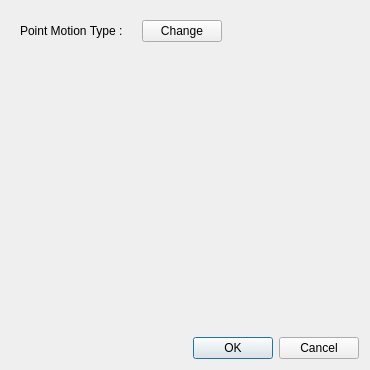
<?xml version="1.0" encoding="UTF-8"?>
<ui version="4.0">
 <class>PointMotionDialog</class>
 <widget class="QDialog" name="PointMotionDialog">
  <property name="geometry">
   <rect>
    <x>0</x>
    <y>0</y>
    <width>370</width>
    <height>370</height>
   </rect>
  </property>
  <property name="windowTitle">
   <string>Point Motion</string>
  </property>
  <layout class="QVBoxLayout" name="verticalLayout">
   <item>
    <widget class="QWidget" name="typeWidget" native="true">
     <layout class="QHBoxLayout" name="typeLayout">
      <item>
       <widget class="QLabel" name="typeTextLabel">
        <property name="text">
         <string>Point Motion Type :</string>
        </property>
       </widget>
      </item>
      <item>
       <widget class="QLabel" name="typeLabel">
        <property name="styleSheet">
         <string notr="true">font-weight:bold</string>
        </property>
        <property name="text">
         <string/>
        </property>
       </widget>
      </item>
      <item>
       <widget class="QPushButton" name="changeButton">
        <property name="text">
         <string>Change</string>
        </property>
       </widget>
      </item>
      <item>
       <spacer name="typeSpacer">
        <property name="orientation">
         <enum>Qt::Orientation::Horizontal</enum>
        </property>
        <property name="sizeHint" stdset="0">
         <size>
          <width>40</width>
          <height>20</height>
         </size>
        </property>
       </spacer>
      </item>
     </layout>
    </widget>
   </item>
   <item>
    <widget class="QStackedWidget" name="stack">
     <property name="currentIndex">
      <number>0</number>
     </property>
     <widget class="QWidget" name="emptyPage"/>
     <widget class="QWidget" name="slipPage">
      <layout class="QVBoxLayout" name="normalPageLayout">
       <property name="leftMargin">
        <number>0</number>
       </property>
       <property name="topMargin">
        <number>0</number>
       </property>
       <property name="rightMargin">
        <number>0</number>
       </property>
       <property name="bottomMargin">
        <number>0</number>
       </property>
       <item>
        <widget class="QGroupBox" name="normalGroup">
         <property name="title">
          <string>Use Fixed Normal Vector</string>
         </property>
         <property name="checkable">
          <bool>true</bool>
         </property>
         <property name="checked">
          <bool>false</bool>
         </property>
         <layout class="QFormLayout" name="normalFormLayout">
          <item row="0" column="0">
           <widget class="QLabel" name="normalVectorLabel">
            <property name="text">
             <string>Normal Vector</string>
            </property>
           </widget>
          </item>
          <item row="0" column="1">
           <widget class="VectorWidget" name="normal" native="true"/>
          </item>
         </layout>
        </widget>
       </item>
      </layout>
     </widget>
     <widget class="QWidget" name="prescribedPage">
      <layout class="QVBoxLayout" name="prescribedPageLayout">
       <property name="leftMargin">
        <number>0</number>
       </property>
       <property name="topMargin">
        <number>0</number>
       </property>
       <property name="rightMargin">
        <number>0</number>
       </property>
       <property name="bottomMargin">
        <number>0</number>
       </property>
       <item>
        <widget class="QGroupBox" name="mfGroup">
         <property name="title">
          <string>Motion Functions</string>
         </property>
         <layout class="QVBoxLayout" name="mfGroupLayout">
          <item>
           <widget class="QListWidget" name="mfList">
            <property name="contextMenuPolicy">
             <enum>Qt::ContextMenuPolicy::CustomContextMenu</enum>
            </property>
           </widget>
          </item>
          <item>
           <widget class="QWidget" name="addMfWidget" native="true">
            <layout class="QHBoxLayout" name="addMfLayout">
             <item>
              <widget class="QToolButton" name="addMfButton">
               <property name="text">
                <string>Add Motion Function</string>
               </property>
               <property name="popupMode">
                <enum>QToolButton::ToolButtonPopupMode::InstantPopup</enum>
               </property>
              </widget>
             </item>
             <item>
              <spacer name="addMfSpacer">
               <property name="orientation">
                <enum>Qt::Orientation::Horizontal</enum>
               </property>
               <property name="sizeHint" stdset="0">
                <size>
                 <width>40</width>
                 <height>20</height>
                </size>
               </property>
              </spacer>
             </item>
            </layout>
           </widget>
          </item>
         </layout>
        </widget>
       </item>
      </layout>
     </widget>
     <widget class="QWidget" name="rigidBodyPage">
      <layout class="QVBoxLayout" name="rigidBodyPageLayout">
       <property name="leftMargin">
        <number>0</number>
       </property>
       <property name="topMargin">
        <number>0</number>
       </property>
       <property name="rightMargin">
        <number>0</number>
       </property>
       <property name="bottomMargin">
        <number>0</number>
       </property>
       <item>
        <spacer name="verticalSpacer">
         <property name="orientation">
          <enum>Qt::Orientation::Vertical</enum>
         </property>
         <property name="sizeHint" stdset="0">
          <size>
           <width>20</width>
           <height>40</height>
          </size>
         </property>
        </spacer>
       </item>
       <item>
        <widget class="QWidget" name="widget" native="true">
         <layout class="QHBoxLayout" name="horizontalLayout">
          <item>
           <spacer name="horizontalSpacer">
            <property name="orientation">
             <enum>Qt::Orientation::Horizontal</enum>
            </property>
            <property name="sizeHint" stdset="0">
             <size>
              <width>0</width>
              <height>0</height>
             </size>
            </property>
           </spacer>
          </item>
          <item>
           <widget class="QPushButton" name="editRigidBodyButton">
            <property name="text">
             <string>Edit Rigid Body Motion</string>
            </property>
           </widget>
          </item>
          <item>
           <spacer name="horizontalSpacer_2">
            <property name="orientation">
             <enum>Qt::Orientation::Horizontal</enum>
            </property>
            <property name="sizeHint" stdset="0">
             <size>
              <width>0</width>
              <height>0</height>
             </size>
            </property>
           </spacer>
          </item>
         </layout>
        </widget>
       </item>
       <item>
        <spacer name="rigidBodySpacer">
         <property name="orientation">
          <enum>Qt::Orientation::Vertical</enum>
         </property>
         <property name="sizeHint" stdset="0">
          <size>
           <width>20</width>
           <height>40</height>
          </size>
         </property>
        </spacer>
       </item>
      </layout>
     </widget>
    </widget>
   </item>
   <item>
    <widget class="QDialogButtonBox" name="buttonBox">
     <property name="standardButtons">
      <set>QDialogButtonBox::StandardButton::Cancel|QDialogButtonBox::StandardButton::Ok</set>
     </property>
    </widget>
   </item>
  </layout>
 </widget>
 <customwidgets>
  <customwidget>
   <class>VectorWidget</class>
   <extends>QWidget</extends>
   <header>baramFlow.view.widgets.vector_widget</header>
  </customwidget>
 </customwidgets>
 <resources/>
 <connections/>
</ui>
